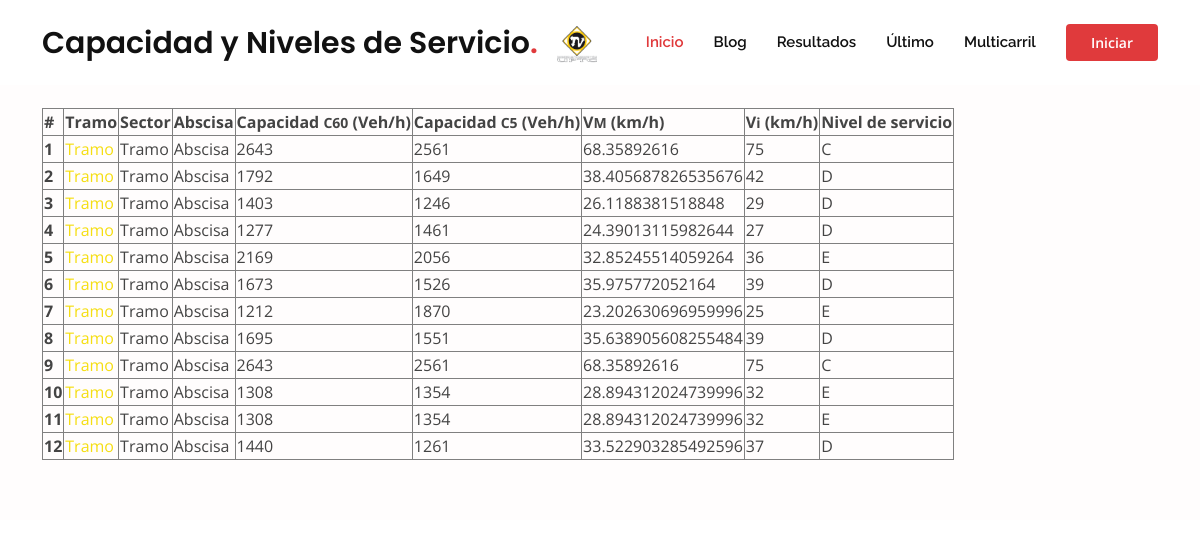
/resultados, run on the app's committed database.
### main.py (models this page shows)
class Resultado(db.Model):
    id = db.Column(db.Integer, primary_key=True)
    Fpe = db.Column(db.Float, nullable=False)
    Fd = db.Column(db.Float, nullable=False)
    Fcb = db.Column(db.Float, nullable=False)
    Ec = db.Column(db.Float, nullable=False)
    Fp = db.Column(db.Float, nullable=False)
    cap_60 = db.Column(db.Integer, nullable=False)
    cap_5 = db.Column(db.Integer, nullable=False)
    FHP = db.Column(db.Float, nullable=False)
    v1 = db.Column(db.Float, nullable=False)
    Fu = db.Column(db.Float, nullable=False)
    Fcb1 = db.Column(db.Float, nullable=False)
    v2 = db.Column(db.Float, nullable=False)
    Ec_vel = db.Column(db.Float, nullable=False)
    Fp_vel = db.Column(db.Float, nullable=False)
    Ft = db.Column(db.Float, nullable=False)
    vM = db.Column(db.Float, nullable=False)
    Vi = db.Column(db.Integer, nullable=False)
    Final = db.Column(db.Integer, nullable=False)

### main.py (the view)
@app.route("/resultados",methods=["GET","POST"])
def resultados():
    all_records = db.session.query(Resultado).all()
    return render_template('data.html', datos=all_records)

### templates/data.html (shortened to what this page needs)
<!DOCTYPE html>
<html lang="en">
<head>
  <link href="../static/assets/vendor/aos/aos.css" rel="stylesheet">
  <link href="../static/assets/vendor/bootstrap/css/bootstrap.min.css" rel="stylesheet">
  <link href="../static/assets/vendor/bootstrap-icons/bootstrap-icons.css" rel="stylesheet">
  <link href="../static/assets/vendor/boxicons/css/boxicons.min.css" rel="stylesheet">
  <link href="../static/assets/vendor/glightbox/css/glightbox.min.css" rel="stylesheet">
  <link href="../static/assets/vendor/remixicon/remixicon.css" rel="stylesheet">
  <link href="../static/assets/vendor/swiper/swiper-bundle.min.css" rel="stylesheet">
  <link href="../static/assets/css/style.css" rel="stylesheet">
</head>
<body>
  {% import "bootstrap/wtf.html" as wtf %}
  <header id="header" class="fixed-top d-flex align-items-center">
    <div class="container d-flex align-items-center">
      <h1 class="logo me-auto"><a href="{{url_for('home')}}">Capacidad y Niveles de Servicio<span>.</span></a></h1>
      <a href="{{url_for('home')}}" class="logo me-auto"><img src="../static/assets/img/logo.png" alt=""></a>
      <nav id="navbar" class="navbar order-last order-lg-0">
        <ul>
          <li><a class="nav-link scrollto active" href="{{url_for('home')}}">Inicio</a></li>
          <li><a class="nav-link scrollto" href="{{url_for('blog')}}">Blog</a></li>
          <li><a class="nav-link scrollto " href="{{url_for('resultados')}}">Resultados</a></li>
          <li><a href="{{url_for('resultado')}}">Último</a></li>
          <li><a class="nav-link scrollto" href="{{url_for('multicarril')}}">Multicarril</a></li>
        </ul>
      </nav>
      <a href="#about" class="get-started-btn scrollto">Iniciar</a>
    </div>
  </header>
    <br>
    <br>
    <section class="inner-page" style="background-color:rgb(255, 253, 253)">
      <div class="container">
        <table class="table-responsive table-bordered">
          <thead>
            <tr>
              <th scope="col">#</th>
              <th scope="col">Tramo</th>
              <th scope="col">Sector</th>
              <th scope="col">Abscisa</th>
              <th scope="col">Capacidad <small>C60</small> (Veh/h)</th>
              <th scope="col">Capacidad <small>C5</small> (Veh/h)</th>
              <th scope="col">V<small>M</small> (km/h)</th>
              <th scope="col">V<small>i</small> (km/h)</th>
              <th scope="col">Nivel de servicio</th>
            </tr>
          </thead>
          <tbody>
            {% for dato in datos %}
              <tr>
                <th scope="row">{{dato.id}}</th>
                <td><a href="{{ url_for('registro', index=dato.id) }}">Tramo</a></td>
                <td>Tramo</td>
                <td>Abscisa</td>
                <td>{{dato.cap_60}}</td>
                <td>{{dato.cap_5}}</td>
                <td>{{dato.vM}}</td>
                <td>{{dato.Vi}}</td>
                <td>{{dato.Final}}</td>
              </tr>
            {% endfor %}
          </tbody>
        </table>
      </div>
    </section>
</body>
</html>

### static/assets/css/style.css (style rules this page uses)
body { font-family: "Open Sans", sans-serif; color: #444444; }
a { color: #f5de12; text-decoration: none; }
h1, h2, h3, h4, h5, h6 { font-family: "Raleway", sans-serif; }
#header { background: #fff; transition: all 0.5s; z-index: 997; padding: 20px 0; }
#header .logo { font-size: 30px; margin: 0; padding: 0; font-weight: 600; font-family: "Poppins", sans-serif; }
#header .logo a { color: #111111; }
#header .logo a span { color: #e03a3c; }
#header .logo img { max-height: 40px; }
.get-started-btn { margin-left: 30px; background: #e03a3c; color: #fff; border-radius: 4px; padding: 8px 25px; white-space: nowrap; transition: 0.3s; font-size: 14px; font-weight: 600; display: inline-block; }
.navbar { padding: 0; }
.navbar ul { margin: 0; padding: 0; display: flex; list-style: none; align-items: center; }
.navbar li { position: relative; }
.navbar a, .navbar a:focus { display: flex; align-items: center; justify-content: space-between; padding: 10px 0 10px 30px; font-family: "Raleway", sans-serif; font-size: 15px; font-weight: 600; color: #111111; white-space: nowrap; transition: 0.3s; }
.navbar a:hover, .navbar .active, .navbar .active:focus, .navbar li:hover>a { color: #e03a3c; }
section { padding: 60px 0; overflow: hidden; position: relative; }

### data on the page
Resultado: id "1", cap_60 "2643", cap_5 "2561", vM "68.35892616", Vi "75", Final "C"
Resultado: id "2", cap_60 "1792", cap_5 "1649", vM "38.405687826535676", Vi "42", Final "D"
Resultado: id "3", cap_60 "1403", cap_5 "1246", vM "26.1188381518848", Vi "29", Final "D"
Resultado: id "4", cap_60 "1277", cap_5 "1461", vM "24.39013115982644", Vi "27", Final "D"
Resultado: id "5", cap_60 "2169", cap_5 "2056", vM "32.85245514059264", Vi "36", Final "E"
Resultado: id "6", cap_60 "1673", cap_5 "1526", vM "35.975772052164", Vi "39", Final "D"
Resultado: id "7", cap_60 "1212", cap_5 "1870", vM "23.202630696959996", Vi "25", Final "E"
Resultado: id "8", cap_60 "1695", cap_5 "1551", vM "35.638905608255484", Vi "39", Final "D"
Resultado: id "9", cap_60 "2643", cap_5 "2561", vM "68.35892616", Vi "75", Final "C"
Resultado: id "10", cap_60 "1308", cap_5 "1354", vM "28.894312024739996", Vi "32", Final "E"
Resultado: id "11", cap_60 "1308", cap_5 "1354", vM "28.894312024739996", Vi "32", Final "E"
Resultado: id "12", cap_60 "1440", cap_5 "1261", vM "33.522903285492596", Vi "37", Final "D"
